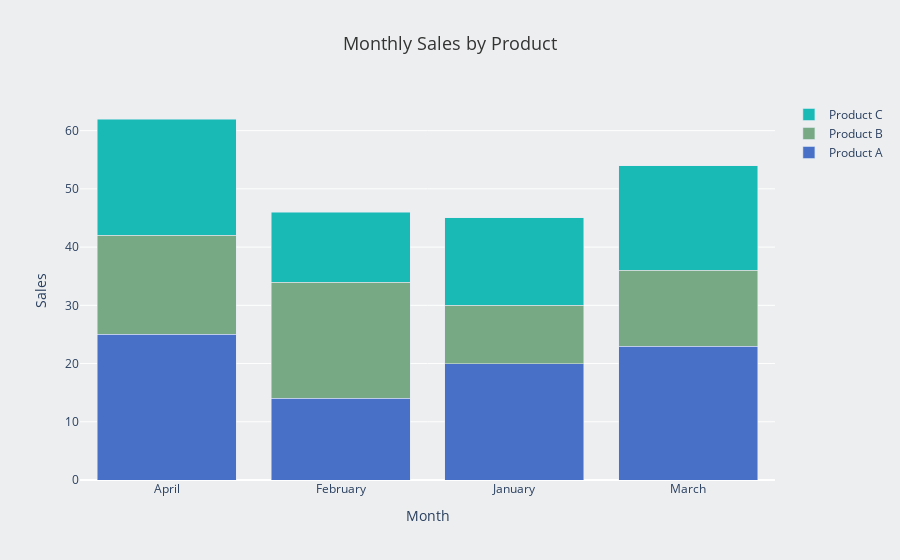

Notebook source saved alongside this figure:
### Code cell
import pandas as pd
import plotly.graph_objects as go

# Define the color palettes
color_pallet_blue = ["#2167AE", "#23366F", "#5495CF", "#91BFE3", "#1FB1E6"]
color_pallet = [
    "#4870C6",
    "#77A984",
    "#19BAB6",
    "#A6E9AB",
    "#E1EE92",
    "#FFF773",
    "#FF7569",
    "#E18EbA",
    "#FFC5EA",
    "#6D6BCF",
]
color_white = "#ECEEEF"


def plot_stacked_bar_chart(
    dataframe: pd.DataFrame,
    x_column: str,
    values_column: str,
    group_column: str,
    title: str = None,
    horizontal: bool = False,
) -> go.Figure:
    """
    Generate a stacked bar chart using the provided DataFrame.

    Parameters:
        dataframe (pd.DataFrame): The DataFrame containing the data for the stacked bar chart.
        x_column (str): The name of the column to be used for the x-axis of the chart.
        values_column (str): The name of the column to be used for the values of the stacked bars.
        group_column (str): The name of the column to be used for grouping the stacked bars.
        title (str, optional): The title for the chart. If None, the chart will have no title.
        horizontal (bool, optional): If True, the chart will be displayed as a horizontal stacked bar chart.
                                     If False, the chart will be displayed as a vertical stacked bar chart (default).

    Returns:
        go.Figure: The function generates and returns the stacked bar chart using Plotly.
    """

    data_to_plot = dataframe.pivot(
        index=x_column, columns=group_column, values=values_column
    )

    # Create the stacked bar chart using Plotly
    fig = go.Figure()

    bar_colors = color_pallet[: len(data_to_plot.columns)]

    for i, col in enumerate(data_to_plot.columns):
        if horizontal:
            fig.add_trace(
                go.Bar(
                    y=data_to_plot.index,
                    x=data_to_plot[col],
                    name=col,
                    orientation="h",
                    marker=dict(color=bar_colors[i % len(bar_colors)]),
                )
            )
        else:
            fig.add_trace(
                go.Bar(
                    x=data_to_plot.index,
                    y=data_to_plot[col],
                    name=col,
                    marker=dict(color=bar_colors[i % len(bar_colors)]),
                )
            )

    # Set axis labels and title
    fig.update_layout(
        title=dict(text=title, x=0.5, font=dict(size=18, color="#333333")),
        xaxis_title=x_column,
        yaxis_title=values_column,
        plot_bgcolor=color_white,
        paper_bgcolor=color_white,
    )

    # Set barmode to 'stack' to stack the bars
    fig.update_layout(barmode="stack")

    # Show legend
    fig.update_layout(showlegend=True)

    return fig


# Example usage
data = {
    "Month": ["January", "February", "March", "April"],
    "Product A": [20, 14, 23, 25],
    "Product B": [10, 20, 13, 17],
    "Product C": [15, 12, 18, 20],
}
df = pd.DataFrame(data)

# Melt the DataFrame to long format
df_melted = df.melt(id_vars="Month", var_name="Product", value_name="Sales")

# Test the function
fig = plot_stacked_bar_chart(
    dataframe=df_melted,
    x_column="Month",
    values_column="Sales",
    group_column="Product",
    title="Monthly Sales by Product",
    horizontal=False,
)
fig.show()

### Figure 1 — Plotly figure (JSON) as saved in the notebook; plotly's stock layout.template omitted (floating-point values rounded to 4 significant figures)
{"data": [{"marker": {"color": "#4870C6"}, "name": "Product A", "type": "bar", "x": ["April", "February", "January", "March"], "y": [25, 14, 20, 23]}, {"marker": {"color": "#77A984"}, "name": "Product B", "type": "bar", "x": ["April", "February", "January", "March"], "y": [17, 20, 10, 13]}, {"marker": {"color": "#19BAB6"}, "name": "Product C", "type": "bar", "x": ["April", "February", "January", "March"], "y": [20, 12, 15, 18]}], "layout": {"barmode": "stack", "paper_bgcolor": "#ECEEEF", "plot_bgcolor": "#ECEEEF", "showlegend": true, "title": {"font": {"color": "#333333", "size": 18}, "text": "Monthly Sales by Product", "x": 0.5}, "xaxis": {"title": {"text": "Month"}}, "yaxis": {"title": {"text": "Sales"}}}}
